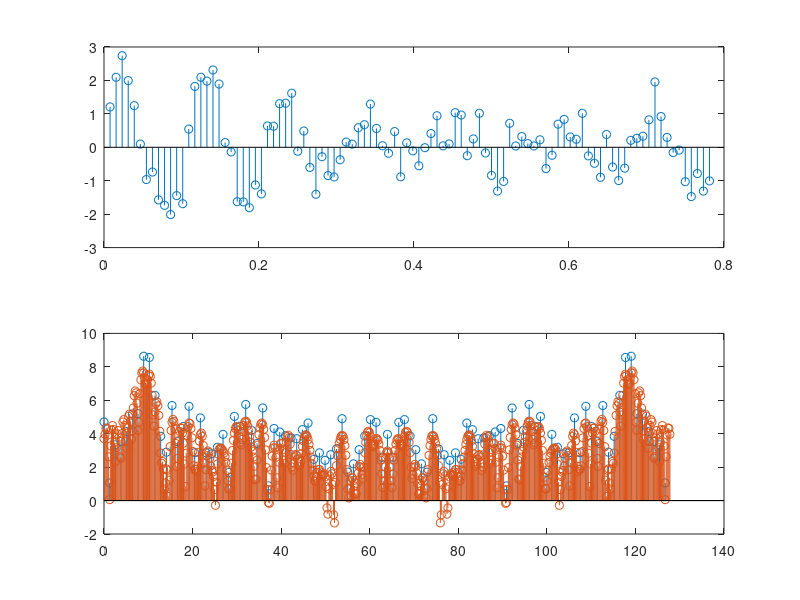
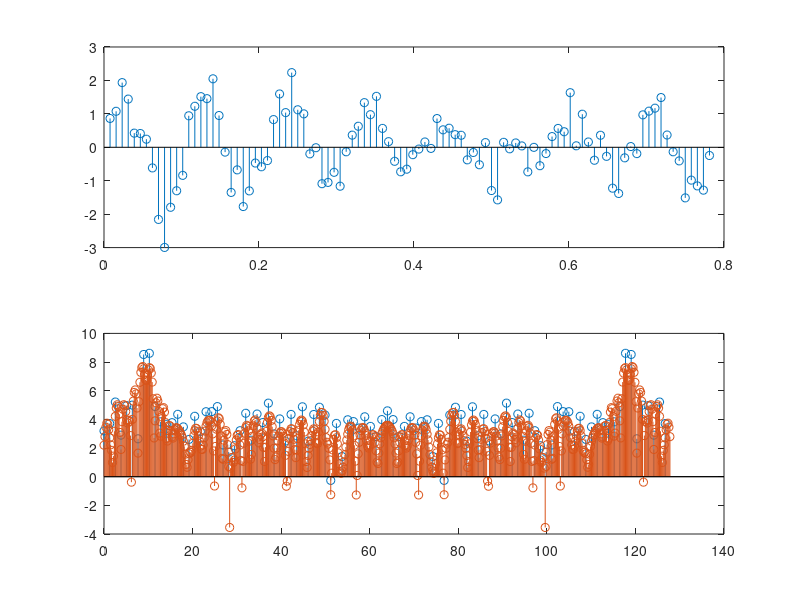
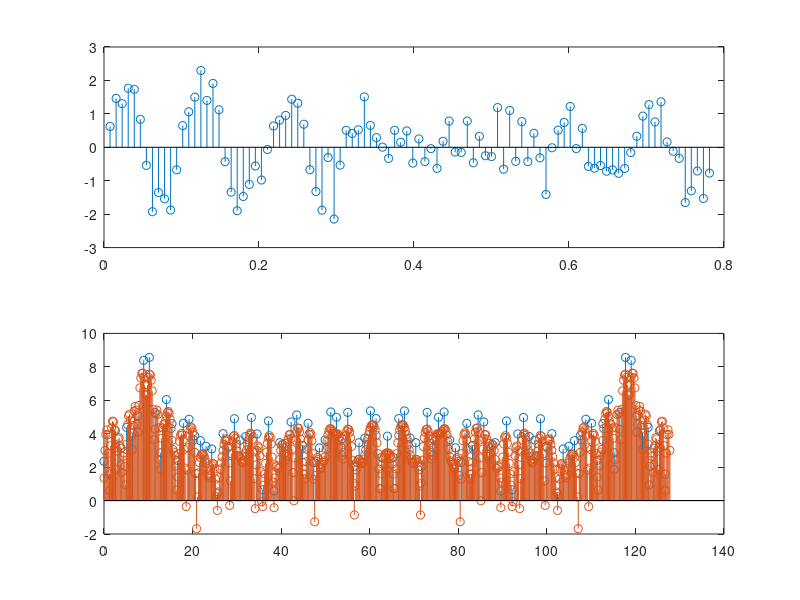
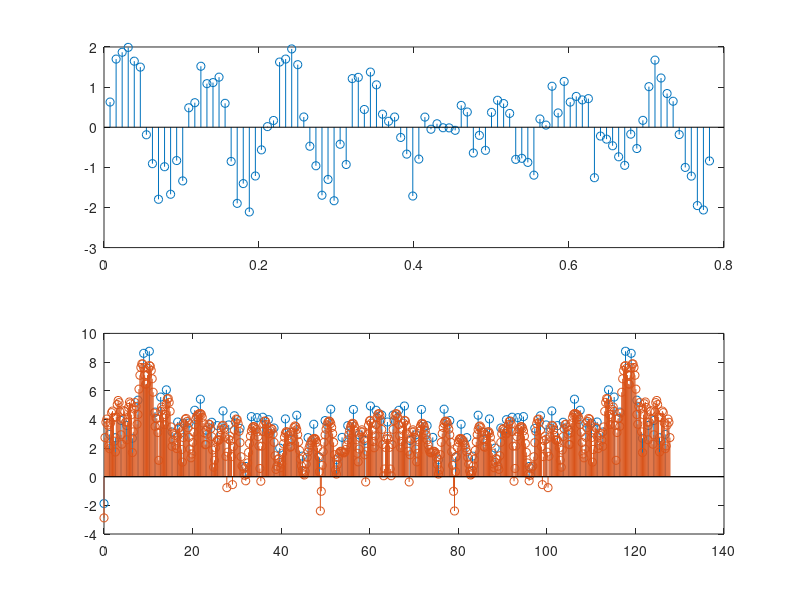

The MATLAB script that drew these images, in order:
clear all; 
for i=1:10
    close all;
fs=128
N=100
t=(1:N)/fs;
freq1=10;
freq2=9;
s=sin((2*pi*freq1)*t)+sin((2*pi*freq2)*t)
s=s+0.5*randn(size(s));
figure;subplot(211);stem(t,s)

padding=zeros(1,length(s)*0);
s=[s padding];
N=length(s)
S=fft(s);
freq=0:fs/N:fs-fs/N
subplot(212);stem(freq,log(abs(S).^2)+1)

padding=zeros(1,length(s)*5);
s=[s padding];
N=length(s)
S=fft(s);
freq=0:fs/N:fs-fs/N
hold all 
stem(freq,log(abs(S).^2))
hold off

Save(:,i)=S
end

Sm=mean(Save,2)
freq=0:fs/N:fs-fs/N
hold all 
stem(freq,log(abs(Sm).^2))
hold off

axis([0.5 30 min(log(abs(Sm).^2)) max(log(abs(Sm).^2))])